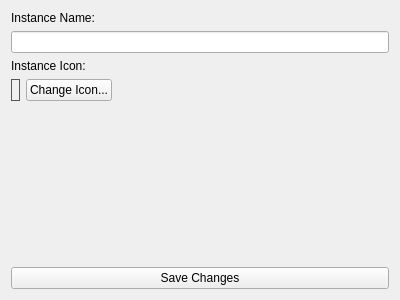
<?xml version="1.0" encoding="UTF-8"?>
<ui version="4.0">
 <class>GeneralTab</class>
 <widget class="QWidget" name="GeneralTab">
  <property name="geometry">
   <rect>
    <x>0</x>
    <y>0</y>
    <width>400</width>
    <height>300</height>
   </rect>
  </property>
  <layout class="QVBoxLayout" name="verticalLayout">
   <item>
    <widget class="QLabel" name="label">
     <property name="text">
      <string>Instance Name:</string>
     </property>
    </widget>
   </item>
   <item>
    <widget class="QLineEdit" name="nameEdit">
    </widget>
   </item>
   <item>
    <widget class="QLabel" name="label_2">
     <property name="text">
      <string>Instance Icon:</string>
     </property>
    </widget>
   </item>
   <item>
    <layout class="QHBoxLayout" name="horizontalLayout">
     <item>
      <widget class="QLabel" name="iconPreview">
       <property name="text">
        <string/>
       </property>
       <property name="alignment">
        <set>Qt::AlignCenter</set>
       </property>
       <property name="fixedSize">
        <size>
         <width>64</width>
         <height>64</height>
        </size>
       </property>
       <property name="styleSheet">
        <string>border: 1px solid #555;</string>
       </property>
      </widget>
     </item>
     <item>
      <widget class="QPushButton" name="changeIconBtn">
       <property name="text">
        <string>Change Icon...</string>
       </property>
      </widget>
     </item>
     <item>
      <spacer name="horizontalSpacer">
       <property name="orientation">
        <enum>Qt::Horizontal</enum>
       </property>
       <property name="sizeHint" stdset="0">
        <size>
         <width>40</width>
         <height>20</height>
        </size>
       </property>
      </spacer>
     </item>
    </layout>
   </item>
   <item>
    <spacer name="verticalSpacer">
     <property name="orientation">
      <enum>Qt::Vertical</enum>
     </property>
     <property name="sizeHint" stdset="0">
      <size>
       <width>20</width>
       <height>40</height>
      </size>
     </property>
    </spacer>
   </item>
   <item>
    <widget class="QPushButton" name="saveBtn">
     <property name="text">
      <string>Save Changes</string>
     </property>
    </widget>
   </item>
  </layout>
 </widget>
 <resources/>
 <connections/>
</ui>
